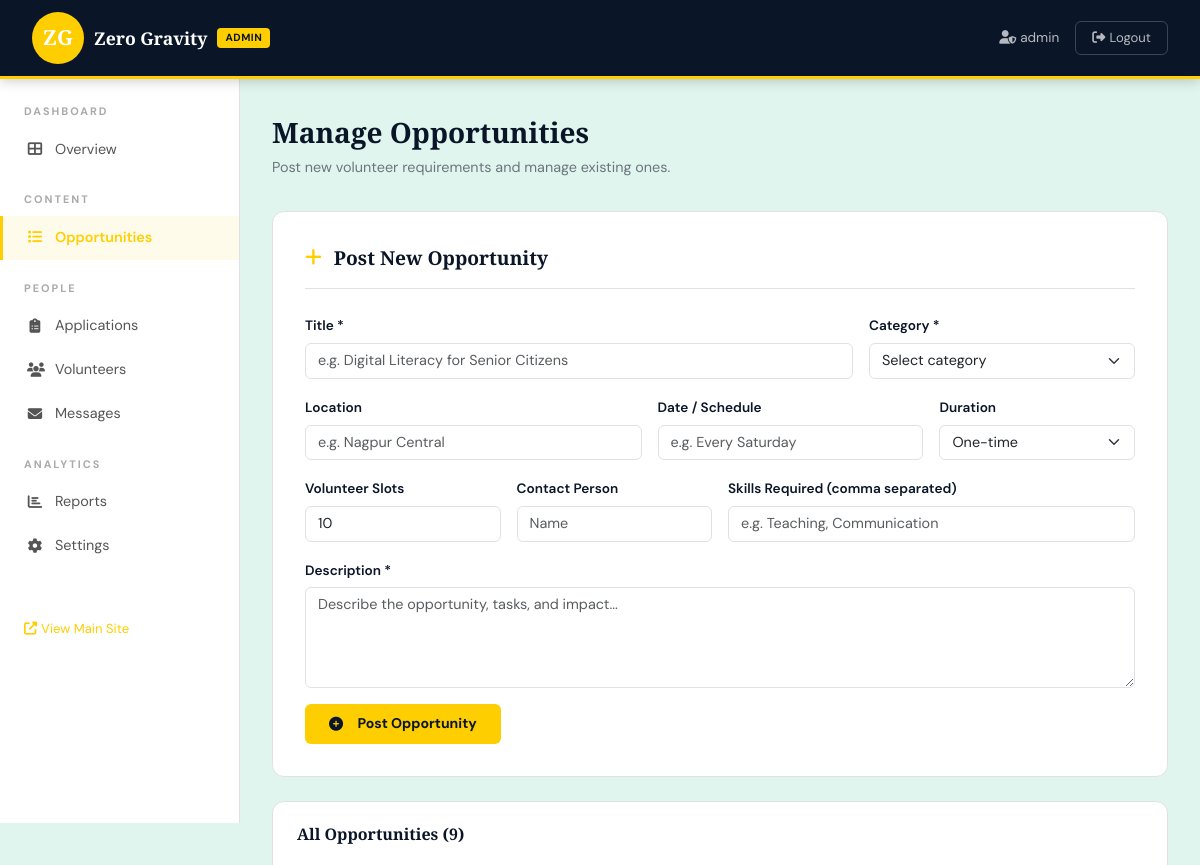
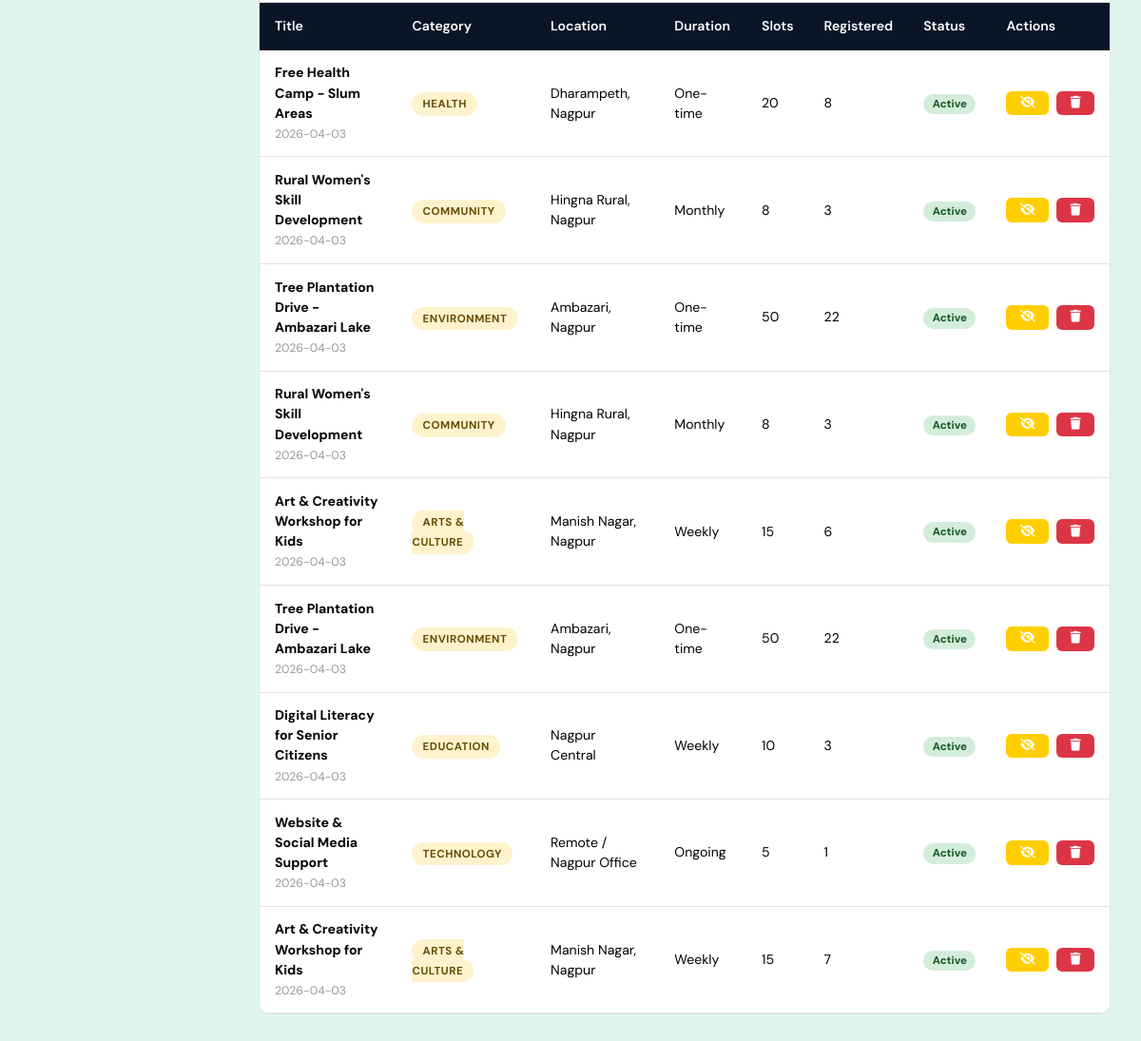
/admin/opportunities (signed in), run on the app's committed database (2 pictures, top to bottom).
### tables this page shows
CREATE TABLE opportunities (
        id INTEGER PRIMARY KEY AUTOINCREMENT,
        title TEXT NOT NULL,
        category TEXT NOT NULL,
        location TEXT,
        schedule TEXT,
        duration TEXT,
        slots INTEGER DEFAULT 10,
        registered INTEGER DEFAULT 0,
        skills_required TEXT,
        description TEXT,
        contact_person TEXT,
        posted_date TEXT DEFAULT CURRENT_DATE,
        is_active INTEGER DEFAULT 1
    );

### app.py (the view, shortened to what this page needs)
@app.route('/admin/opportunities', methods=['GET', 'POST'])
@admin_required
def admin_opportunities():
    db = get_db()
    opps = db.execute('SELECT * FROM opportunities ORDER BY id DESC').fetchall()
    db.close()
    return render_template('admin/opportunities.html', opportunities=opps,
        admin_user=session.get('admin_username'))

### app.py (called while the page is built)
def get_db():
    conn = sqlite3.connect(DATABASE)
    conn.row_factory = sqlite3.Row
    return conn

def admin_required(f):
    @wraps(f)
    def decorated(*args, **kwargs):
        if not session.get('admin_logged_in'):
            return redirect(url_for('admin_login'))
        return f(*args, **kwargs)
    return decorated

### templates/admin/opportunities.html (shortened to what this page needs)
{% extends "admin/base.html" %}
{% block content %}
<div class="tab-title">Manage Opportunities</div>
<div class="tab-sub">Post new volunteer requirements and manage existing ones.</div>
<div class="form-card">
  <div class="form-card-title"><i class="fas fa-plus" style="color:var(--zg-accent);"></i>Post New Opportunity</div>
  <form method="POST" action="{{ url_for('admin_opportunities') }}">
    <div class="row g-3">
      <div class="col-md-8">
        <label class="form-label">Title *</label>
        <input type="text" class="form-control" name="title" required placeholder="e.g. Digital Literacy for Senior Citizens">
      </div>
      <div class="col-md-4">
        <label class="form-label">Category *</label>
        <select class="form-select" name="category" required>
          <option value="">Select category</option>
        </select>
      </div>
      <div class="col-md-5">
        <label class="form-label">Location</label>
        <input type="text" class="form-control" name="location" placeholder="e.g. Nagpur Central">
      </div>
      <div class="col-md-4">
        <label class="form-label">Date / Schedule</label>
        <input type="text" class="form-control" name="schedule" placeholder="e.g. Every Saturday">
      </div>
      <div class="col-md-3">
        <label class="form-label">Duration</label>
        <select class="form-select" name="duration">
          {% for d in ['One-time','Weekly','Monthly','Ongoing'] %}<option>{{ d }}</option>{% endfor %}
        </select>
      </div>
      <div class="col-md-3">
        <label class="form-label">Volunteer Slots</label>
        <input type="number" class="form-control" name="slots" value="10" min="1">
      </div>
      <div class="col-md-3">
        <label class="form-label">Contact Person</label>
        <input type="text" class="form-control" name="contact_person" placeholder="Name">
      </div>
      <div class="col-md-6">
        <label class="form-label">Skills Required (comma separated)</label>
        <input type="text" class="form-control" name="skills_required" placeholder="e.g. Teaching, Communication">
      </div>
      <div class="col-12">
        <label class="form-label">Description *</label>
        <textarea class="form-control" name="description" rows="4" required placeholder="Describe the opportunity, tasks, and impact..."></textarea>
      </div>
      <div class="col-12">
        <button type="submit" class="btn-zg-primary"><i class="fas fa-plus-circle me-2"></i>Post Opportunity</button>
      </div>
    </div>
  </form>
</div>
<div class="admin-table">
  <div style="padding:1.25rem 1.5rem;border-bottom:1px solid var(--zg-border);">
    <strong style="font-family:var(--ff-head);">All Opportunities ({{ opportunities|length }})</strong>
  </div>
  <div style="overflow-x:auto;">
    <table class="table">
      <thead><tr><th>Title</th><th>Category</th><th>Location</th><th>Duration</th><th>Slots</th><th>Registered</th><th>Status</th><th>Actions</th></tr></thead>
      <tbody>
        {% for opp in opportunities %}
        <tr>
          <td style="max-width:220px;"><strong>{{ opp['title'] }}</strong><br><small style="color:#999;">{{ opp['posted_date'] }}</small></td>
          <td><span class="badge-cat">{{ opp['category'] }}</span></td>
          <td>{{ opp['location'] }}</td>
          <td>{{ opp['duration'] }}</td>
          <td>{{ opp['slots'] }}</td>
          <td>{{ opp['registered'] }}</td>
          <td>
            <span style="padding:0.2rem 0.6rem;border-radius:100px;font-size:0.72rem;font-weight:700;
              background:{% if opp['is_active'] %}#d4edda{% else %}#f8d7da{% endif %};
              color:{% if opp['is_active'] %}#155724{% else %}#721c24{% endif %};">
              {{ 'Active' if opp['is_active'] else 'Hidden' }}
            </span>
          </td>
          <td style="white-space:nowrap;">
            <a href="{{ url_for('admin_toggle_opp', opp_id=opp['id']) }}" class="btn-zg-warning me-1" title="Toggle">
              <i class="fas fa-{{ 'eye-slash' if opp['is_active'] else 'eye' }}"></i>
            </a>
            <a href="{{ url_for('admin_delete_opp', opp_id=opp['id']) }}" class="btn-zg-danger"
               onclick="return confirm('Delete this opportunity?')" title="Delete">
              <i class="fas fa-trash"></i>
            </a>
          </td>
        </tr>
        {% endfor %}
      </tbody>
    </table>
  </div>
</div>
{% endblock %}

### static/css/admin.css (style rules this page uses)
:root { --zg-deep: #0a1628; --zg-blue: #1a3a6b; --zg-accent: #FFCE00; --zg-gold: #FFCE00; --zg-light: #E0F5EE; --zg-border: #dee2e6; --ff-head: 'Playfair Display', serif; --ff-body: 'DM Sans', sans-serif; }
*, *::before, *::after { box-sizing: border-box; margin: 0; padding: 0; }
body { font-family: var(--ff-body); background: var(--zg-light); color: var(--zg-deep); }
.form-label { font-weight: 600; font-size: 0.85rem; margin-bottom: 0.4rem; }
.form-control, .form-select { border-color: var(--zg-border); border-radius: 6px; font-family: var(--ff-body); font-size: 0.9rem; }
.tab-title { font-family: var(--ff-head); font-size: 1.75rem; font-weight: 900; margin-bottom: 0.25rem; }
.tab-sub { color: #6c757d; font-size: 0.9rem; margin-bottom: 2rem; }
.admin-table { background: #fff; border-radius: 12px; border: 1px solid var(--zg-border); overflow: hidden; margin-bottom: 2rem; }
.admin-table .table { margin: 0; font-size: 0.88rem; }
.admin-table thead th { background: var(--zg-deep); color: #fff; font-weight: 600; padding: 0.9rem 1rem; border: none; white-space: nowrap; }
.admin-table tbody td { padding: 0.85rem 1rem; border-color: var(--zg-border); vertical-align: middle; }
.form-card { background: #fff; border-radius: 12px; border: 1px solid var(--zg-border); padding: 2rem; margin-bottom: 1.5rem; }
.form-card-title { font-family: var(--ff-head); font-size: 1.2rem; font-weight: 700; margin-bottom: 1.5rem; padding-bottom: 1rem; border-bottom: 1px solid var(--zg-border); display: flex; align-items: center; gap: 0.75rem; }
.btn-zg-primary { background: var(--zg-accent); color: var(--zg-deep); border: none; padding: 0.6rem 1.5rem; border-radius: 6px; font-weight: 700; font-size: 0.88rem; cursor: pointer; transition: background 0.2s; font-family: var(--ff-body); text-decoration: none; display: inline-flex; align-items: center; gap: 0.4rem; }
.btn-zg-danger { background: #dc3545; color: #fff; border: none; padding: 0.4rem 0.9rem; border-radius: 6px; font-size: 0.8rem; cursor: pointer; font-family: var(--ff-body); transition: background 0.2s; text-decoration: none; display: inline-flex; align-items: center; }
.btn-zg-warning { background: var(--zg-gold); color: #fff; border: none; padding: 0.4rem 0.9rem; border-radius: 6px; font-size: 0.8rem; cursor: pointer; font-family: var(--ff-body); transition: background 0.2s; text-decoration: none; display: inline-flex; align-items: center; }
.badge-cat { padding: 0.3rem 0.7rem; border-radius: 100px; font-size: 0.72rem; font-weight: 700; text-transform: uppercase; letter-spacing: 0.5px; background: #fff3cd; color: #664d03; }

### data on the page
opportunities: title "Free Health Camp - Slum Areas", posted_date "2026-04-03", category "HEALTH", location "Dharampeth, Nagpur", duration "One-time", slots "20", registered "8", is_active "Active"
opportunities: title "Rural Women's Skill Development", posted_date "2026-04-03", category "COMMUNITY", location "Hingna Rural, Nagpur", duration "Monthly", slots "8", registered "3", is_active "Active"
opportunities: title "Tree Plantation Drive - Ambazari Lake", posted_date "2026-04-03", category "ENVIRONMENT", location "Ambazari, Nagpur", duration "One-time", slots "50", registered "22", is_active "Active"
opportunities: title "Rural Women's Skill Development", posted_date "2026-04-03", category "COMMUNITY", location "Hingna Rural, Nagpur", duration "Monthly", slots "8", registered "3", is_active "Active"
opportunities: title "Art & Creativity Workshop for Kids", posted_date "2026-04-03", category "ARTS & CULTURE", location "Manish Nagar, Nagpur", duration "Weekly", slots "15", registered "6", is_active "Active"
opportunities: title "Tree Plantation Drive - Ambazari Lake", posted_date "2026-04-03", category "ENVIRONMENT", location "Ambazari, Nagpur", duration "One-time", slots "50", registered "22", is_active "Active"
opportunities: title "Digital Literacy for Senior Citizens", posted_date "2026-04-03", category "EDUCATION", location "Nagpur Central", duration "Weekly", slots "10", registered "3", is_active "Active"
opportunities: title "Website & Social Media Support", posted_date "2026-04-03", category "TECHNOLOGY", location "Remote / Nagpur Office", duration "Ongoing", slots "5", registered "1", is_active "Active"
opportunities: title "Art & Creativity Workshop for Kids", posted_date "2026-04-03", category "ARTS & CULTURE", location "Manish Nagar, Nagpur", duration "Weekly", slots "15", registered "7", is_active "Active"

### other printed values
{{ admin_user }} "admin"
{{ opportunities|length }} "9"
form field duration "One-time"
